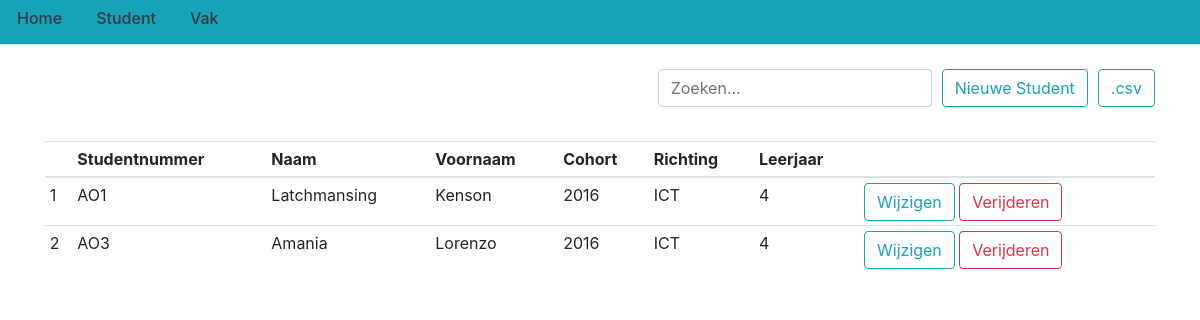
/studenten, run on an earlier commit of the app's database.
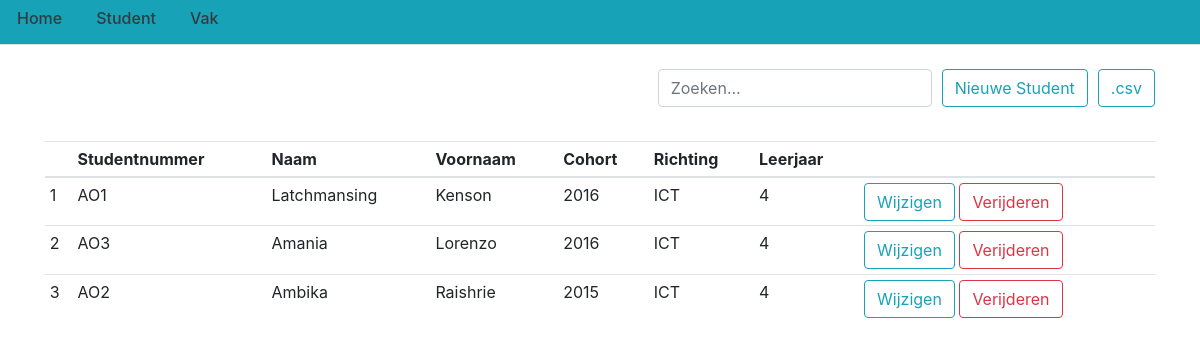
And on a later commit of the database.
### flasklog/models.py (models this page shows, shortened)
class Student(db.Model):
    student_id = db.Column(db.Integer(), primary_key=True)
    naam = db.Column(db.String(225), nullable=False)
    voornaam = db.Column(db.String(225), nullable=False)
    studentnummer = db.Column(db.String(225), unique=True, nullable=False)
    richting = db.Column(db.String(225), nullable=False)
    cohort = db.Column(db.Integer(), nullable=False)
    leerjaar = db.Column(db.String(30), nullable=False)
    presentie = db.relationship('Presentie', backref='student', lazy=True)

### flasklog/routes.py (the view)
@app.route('/studenten', methods=['GET', 'POST'])
def studenten():
    student = Student.query.all()
    return render_template('studenten.html', title='Studenten', posts=student)

### flasklog/templates/studenten.html (shortened to what this page needs)
{% extends "layout.html" %}
{% block content %}
<br>
<div>
    <div class="float-right">
        <a href="{{ url_for('export') }}">
            <button type="button" class="btn btn-outline-info">.csv</button>
        </a>
    </div>
    <div class="float-right" style="margin-right:10px;">
        <a href="{{ url_for('nieuwe_student') }}">
            <button type="button" class="btn btn-outline-info">Nieuwe Student</button>
        </a>
    </div>
    <div class="float-right" style="margin-right:10px;">
        <input type="search" class="form-control" id="search" placeholder="Zoeken..." onkeyup="searchFunctionRep()">
    </div>
</div>
<br>
<br>
<br>
<div style="height: 20em; overflow: auto;">
    <table id="tbl_student" class="table table-sm">
        <thead>
            <tr>
                <th scope="col"></th>
                <th scope="col">Studentnummer</th>
                <th scope="col">Naam</th>
                <th scope="col">Voornaam</th>
                <th scope="col">Cohort</th>
                <th scope="col">Richting</th>
                <th scope="col">Leerjaar</th>
                <th scope="col"></th>
            </tr>
        </thead>
        <tbody>
            {% for student in posts %}
            <tr>
                <td>{{ student.student_id }}</td>
                <td>{{ student.studentnummer }}</td>
                <td>{{ student.naam }}</td>
                <td>{{ student.voornaam }}</td>
                <td>{{ student.cohort }}</td>
                <td>{{ student.richting }}</td>
                <td>{{ student.leerjaar }}</td>
                <td>
                    <a href="{{ url_for('student', id=student.student_id) }}">
                        <button type="button" class="btn btn-outline-info">Wijzigen</button>
                    </a>
                    <a href="{{ url_for('verwijder_student', id=student.student_id) }}">
                        <button type="button" class="btn btn-outline-danger">Verijderen</button>
                    </a>
                </td>
            </tr>
            {% endfor %}
        </tbody>
    </table>
</div>
{% endblock content%}

What changed in the data, as far as the page shows it:
added Student: student_id "3", studentnummer "AO2", naam "Ambika", voornaam "Raishrie", cohort "2015", richting "ICT", leerjaar "4"
